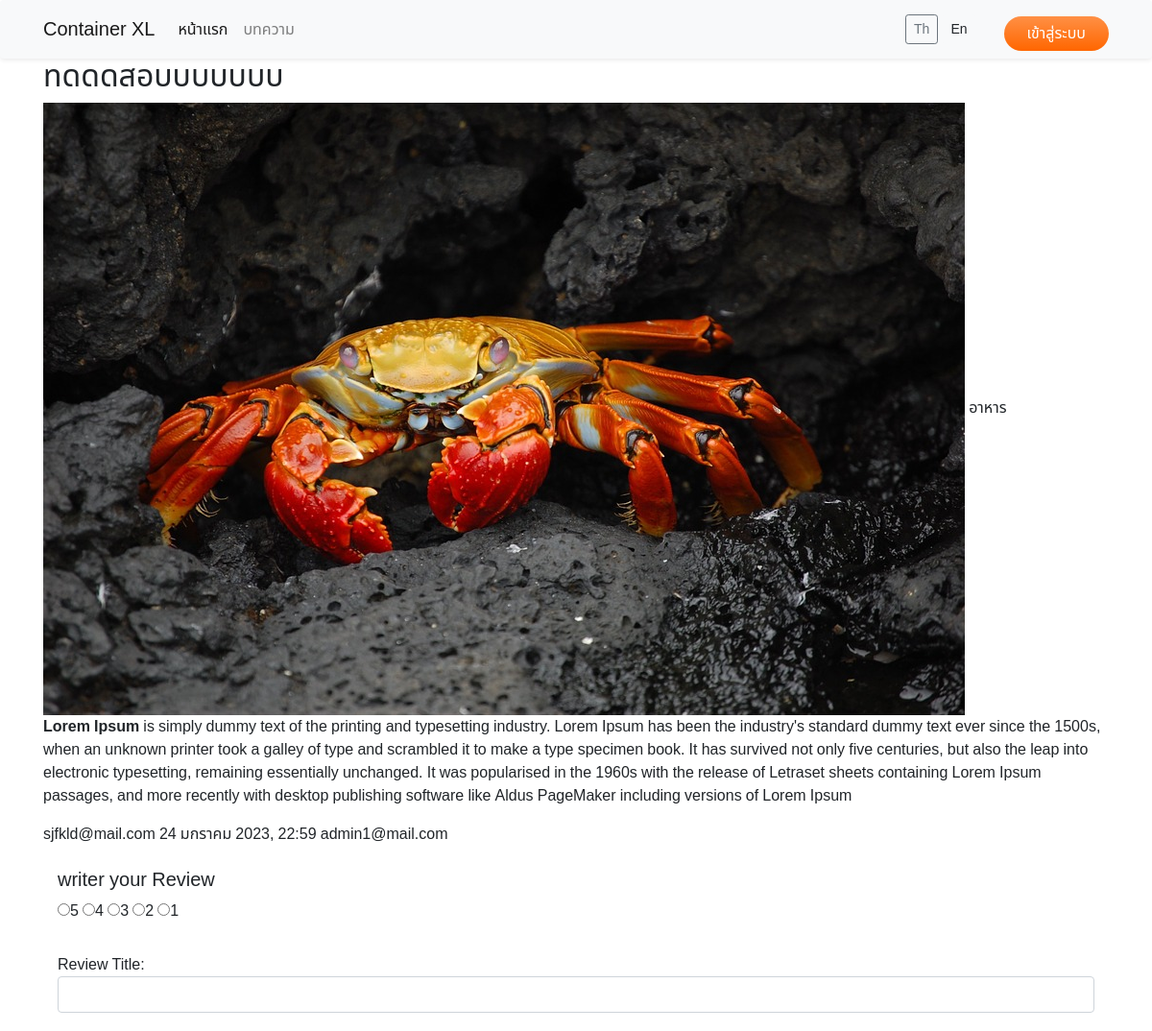
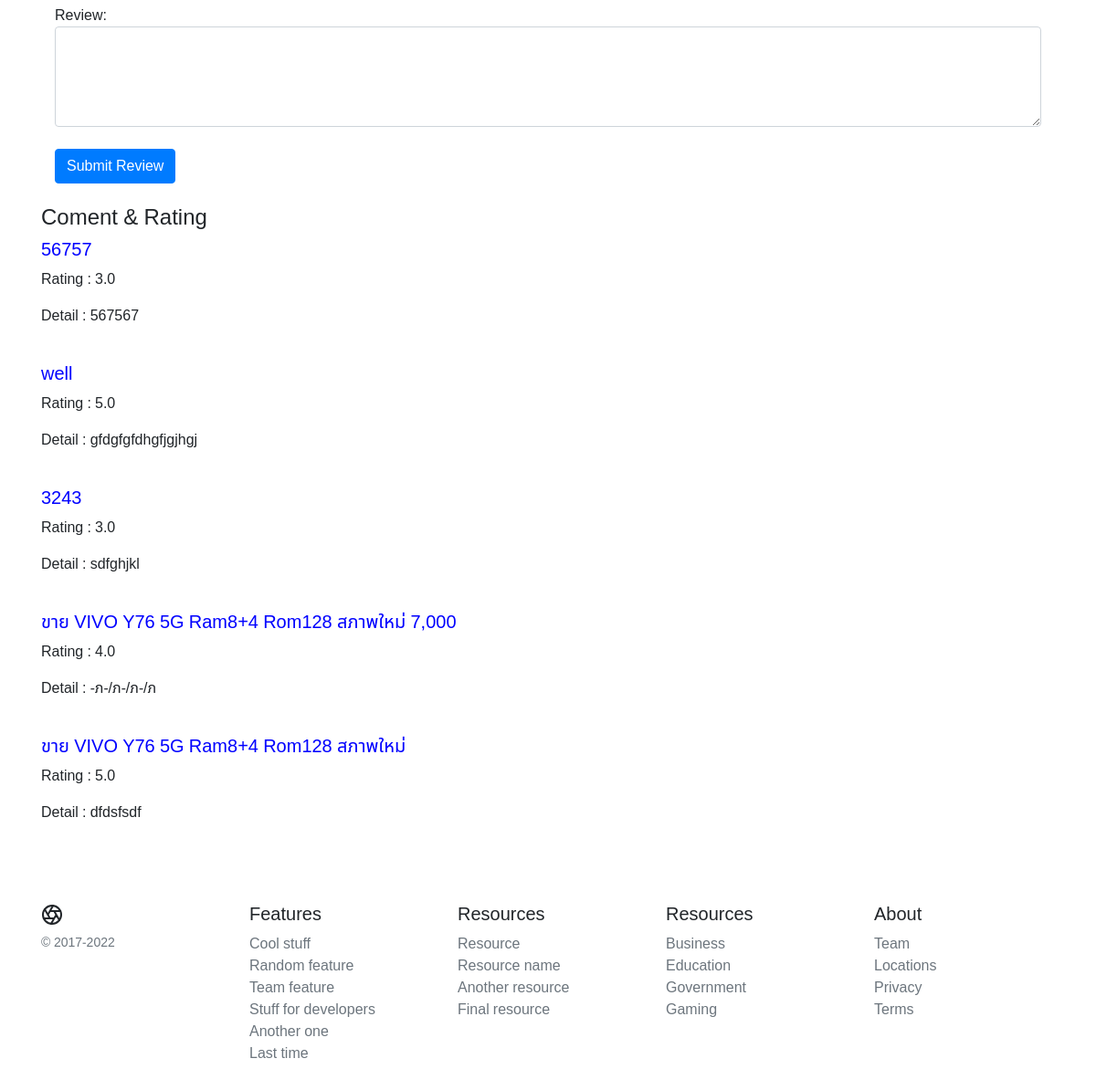
The app's page /blogdetail/6 with its own data (2 pictures, top to bottom).
### blogs/models.py (models this page shows, shortened)
class Blog(models.Model):
    title = models.TextField()
    cover_img = models.ImageField(upload_to="images",blank=True)
    category = models.CharField(max_length=80)
    description = models.TextField(blank=True)
    blog_content = models.TextField()
    tag = models.TextField()
    publish = models.BooleanField(default=False)
    date = models.DateTimeField(auto_now_add=True)
    writer = models.CharField(max_length=50,null=True)
    view = models.IntegerField(default=0,null=True)

class ReviewRating(models.Model):
    blog = models.ForeignKey(Blog, on_delete=models.CASCADE)
    subject = models.CharField(max_length=100, blank=True)
    review = models.TextField(max_length=500, blank=True)
    rating = models.FloatField()
    ip = models.CharField(max_length=20, blank=True)
    status = models.BooleanField(default=True)
    created_at = models.DateTimeField(auto_now_add=True)
    updated_at = models.DateTimeField(auto_now=True)

### blogs/views.py (the view)
# urls.py: path('blogdetail/<int:id>',views.blogdetail,name="blogdetail"),
def blogdetail(request,id):
    blog = Blog.objects.get(id=id)
    blog.view+=1
    blog.save()
    review = ReviewRating.objects.filter(blog=id)
    return render(request,"frontend/blogdetail.html",{"blog":blog,"review":review})

### blogs/templates/frontend/blogdetail.html (shortened to what this page needs)
{% extends "frontend/layout.html" %}
{%load static %}
{% block content %}
    <div class="container">
    <h2>{{blog.title}}</h2>
    <img src="{{blog.cover_img.url}}" alt="" srcset="">
    {{blog.category}}
    {{blog.blog_content | safe}}
    {{blog.tag}}
    {{blog.date}}
    {{blog.writer}}
    <br>
    <br>
    <div class="container">
    <form action="{%url 'submit_review' blog.id %}" method="post">
        <h5> writer your Review </h5>
        <div class="rate">
            <input type="radio" name="rating" id="rating5" value="5" required /><label for="rating5" title="5">5</label>
            <input type="radio" name="rating" id="rating4" value="4" required /><label for="rating4" title="4">4</label>
            <input type="radio" name="rating" id="rating3" value="3" required /><label for="rating3" title="3">3</label>
            <input type="radio" name="rating" id="rating2" value="2" required /><label for="rating2" title="2">2</label>
            <input type="radio" name="rating" id="rating1" value="1" required /><label for="rating1" title="1">1</label>
        </div>
        <br>
        Review Title:
        <input type="text" class="form-control" name="subject">
        <br>
        Review:
        <textarea name="review" rows="4" class="form-control"></textarea>
        <br>
        <input type="submit" value="Submit Review" class="btn btn-primary">
    </div>
    <br>
    <h4>Coment & Rating </h4>
        {% for comment in review %}
            <h5 style="color: blue;">{{comment.subject}}</h5>
            <p>Rating : {{comment.rating}}</p>
            <p>Detail : {{comment.review}}</p>
            <br>
        {% endfor %}
    </div>
    {% endblock %}

### records on screen
Blog: title "ทดดดสอบบบบบบบ", cover_img (picture), category "อาหาร", blog_content "Lorem Ipsum is simply dummy text of the printing and typesetting industry. Lorem Ipsum has been the industry's standard dummy text ever since the 1500s, when an unknown printer took a galley of type and scrambled it to make a type specimen book. It has survived not only five centuries, but also the leap into electronic typesetting, remaining essentially unchanged. It was popularised in the 1960s with the release of Letraset sheets containing Lorem Ipsum passages, and more recently with desktop publishing software like Aldus PageMaker including versions of Lorem Ipsum", tag "sjfkld@mail.com", date "24 มกราคม 2023, 22:59", writer "admin1@mail.com"
ReviewRating: subject "56757", rating "3.0", review "567567"
ReviewRating: subject "well", rating "5.0", review "gfdgfgfdhgfjgjhgj"
ReviewRating: subject "3243", rating "3.0", review "sdfghjkl"
ReviewRating: subject "ขาย VIVO Y76 5G Ram8+4 Rom128 สภาพใหม่ 7,000", rating "4.0", review "-ภ-/ภ-/ภ-/ภ"
ReviewRating: subject "ขาย VIVO Y76 5G Ram8+4 Rom128 สภาพใหม่", rating "5.0", review "dfdsfsdf"
